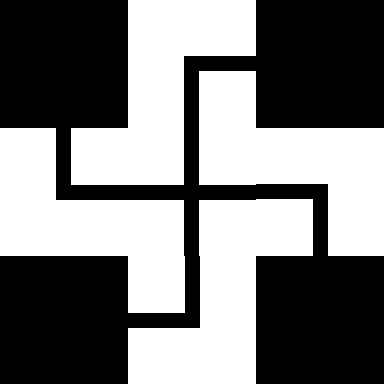

Tiled map render using the project's own tile images. Description and the whole map definition, tile-layer contents included, below:
An orthogonal 3x3 tile map with 128x128 px tiles, 1 tile layer (Tile Layer 1).

<map version="1.5" tiledversion="1.7.2" orientation="orthogonal" renderorder="right-down" width="3" height="3" tilewidth="128" tileheight="128" infinite="0" nextlayerid="2" nextobjectid="1">
 <tileset firstgid="1" name="g1" tilewidth="128" tileheight="128" tilecount="15" columns="0">
  <grid orientation="orthogonal" width="1" height="1" />
  <tile id="0">
   <image width="128" height="128" source="../tileset/0.bmp" />
  </tile>
  <tile id="1">
   <image width="128" height="128" source="../tileset/1.bmp" />
  </tile>
  <tile id="2">
   <image width="128" height="128" source="../tileset/2.bmp" />
  </tile>
  <tile id="3">
   <image width="128" height="128" source="../tileset/3.bmp" />
  </tile>
  <tile id="4">
   <image width="128" height="128" source="../tileset/4.bmp" />
  </tile>
  <tile id="5">
   <image width="128" height="128" source="../tileset/5.bmp" />
  </tile>
  <tile id="6">
   <image width="128" height="128" source="../tileset/6.bmp" />
  </tile>
  <tile id="7">
   <image width="128" height="128" source="../tileset/7.bmp" />
  </tile>
  <tile id="8">
   <image width="128" height="128" source="../tileset/8.bmp" />
  </tile>
  <tile id="9">
   <image width="128" height="128" source="../tileset/9.bmp" />
  </tile>
  <tile id="10">
   <image width="128" height="128" source="../tileset/10.bmp" />
  </tile>
  <tile id="11">
   <image width="128" height="128" source="../tileset/11.bmp" />
  </tile>
  <tile id="12">
   <image width="128" height="128" source="../tileset/12.bmp" />
  </tile>
  <tile id="13">
   <image width="128" height="128" source="../tileset/13.bmp" />
  </tile>
  <tile id="14">
   <image width="128" height="128" source="../tileset/14.bmp" />
  </tile>
 </tileset>
 <layer id="1" name="Tile Layer 1" width="3" height="3">
  <data encoding="csv">
0,8,0,
7,15,9,
0,10,0
</data>
 </layer>
</map>
